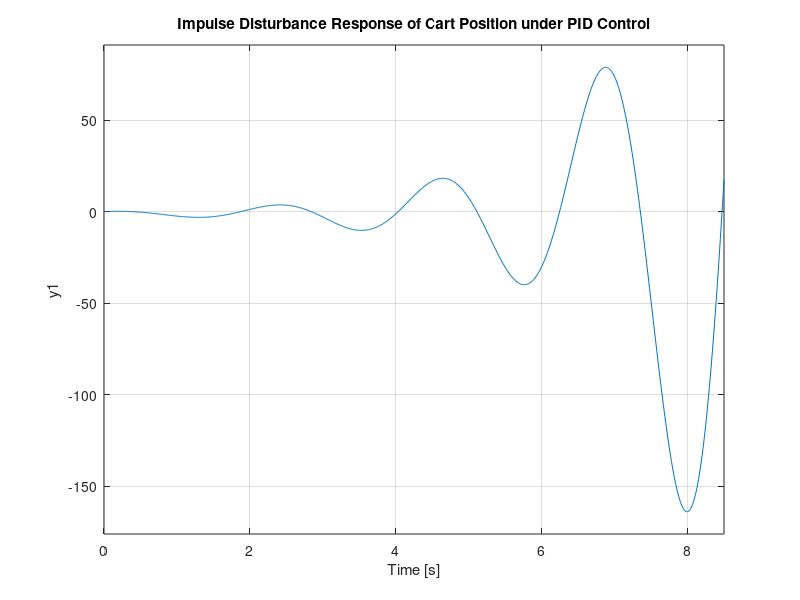

The MATLAB source for this figure:
%% 
clc; close all; clear;

%% 
M = 0.5;
m = 0.2;
b = 0.1;
I = 0.006;
g = 9.8;
l = 0.3;
q = (M+m)*(I+m*l^2)-(m*l)^2;
s = tf('s');
P_pend = (m*l*s/q)/(s^3 + (b*(I + m*l^2))*s^2/q - ((M + m)*m*g*l)*s/q - b*m*g*l/q);

%% Root locus plot:
rlocus(P_pend)
title('Root Locus of Plant (under Proportional Control)')
zeros = zero(P_pend)
poles = pole(P_pend)

%% Adding pole in the origin:
C = 1/s;
rlocus(C*P_pend)
title('Root Locus with Integral Control')

zeros = zero(C*P_pend)
poles = pole(C*P_pend)

%% Adding pole and 2 zeros
z = [-3 -4];
p = 0;
k = 1;
C = zpk(z,p,k);
rlocus(C*P_pend)
title('Root Locus with PID Controller')

%% Impulse response:
K = 20;
T = feedback(P_pend,K*C);
impulse(T)
title('Impulse Disturbance Response of Pendulum Angle under PID Control');


%% Cart response to impulse:
P_cart = (((I+m*l^2)/q)*s^2 - (m*g*l/q))/(s^4 + (b*(I + m*l^2))*s^3/q - ((M + m)*m*g*l)*s^2/q - b*m*g*l*s/q);
T2 = feedback(1,P_pend*C)*P_cart;
t = 0:0.01:8.5;
impulse(T2, t);
title('Impulse Disturbance Response of Cart Position under PID Control');